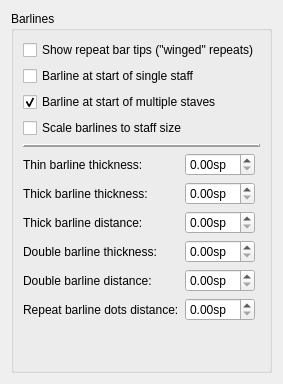
      <widget class="QWidget" name="PageBarlines">
       <layout class="QVBoxLayout" name="verticalLayout_17">
        <property name="spacing">
         <number>0</number>
        </property>
        <item>
         <widget class="QGroupBox" name="groupBox_8">
          <property name="title">
           <string>Barlines</string>
          </property>
          <layout class="QVBoxLayout" name="verticalLayout_26">
           <item>
            <layout class="QVBoxLayout" name="verticalLayout_25">
             <item>
              <widget class="QCheckBox" name="showRepeatBarTips">
               <property name="text">
                <string>Show repeat bar tips (&quot;winged&quot; repeats)</string>
               </property>
              </widget>
             </item>
             <item>
              <widget class="QCheckBox" name="showStartBarlineSingle">
               <property name="text">
                <string>Barline at start of single staff</string>
               </property>
              </widget>
             </item>
             <item>
              <widget class="QCheckBox" name="showStartBarlineMultiple">
               <property name="text">
                <string>Barline at start of multiple staves</string>
               </property>
               <property name="checked">
                <bool>true</bool>
               </property>
              </widget>
             </item>
             <item>
              <widget class="QCheckBox" name="scaleBarlines">
               <property name="text">
                <string>Scale barlines to staff size</string>
               </property>
              </widget>
             </item>
            </layout>
           </item>
           <item>
            <widget class="QFrame" name="frame">
             <property name="sizePolicy">
              <sizepolicy hsizetype="Expanding" vsizetype="Fixed">
               <horstretch>0</horstretch>
               <verstretch>0</verstretch>
              </sizepolicy>
             </property>
             <property name="frameShape">
              <enum>QFrame::HLine</enum>
             </property>
             <property name="frameShadow">
              <enum>QFrame::Raised</enum>
             </property>
             <property name="lineWidth">
              <number>2</number>
             </property>
            </widget>
           </item>
           <item>
            <layout class="QFormLayout" name="formLayout_2">
             <property name="fieldGrowthPolicy">
              <enum>QFormLayout::ExpandingFieldsGrow</enum>
             </property>
             <item row="0" column="0">
              <widget class="QLabel" name="label_82">
               <property name="text">
                <string>Thin barline thickness:</string>
               </property>
               <property name="buddy">
                <cstring>barWidth</cstring>
               </property>
              </widget>
             </item>
             <item row="0" column="1">
              <widget class="QDoubleSpinBox" name="barWidth">
               <property name="suffix">
                <string>sp</string>
               </property>
               <property name="singleStep">
                <double>0.010000000000000</double>
               </property>
              </widget>
             </item>
             <item row="1" column="0">
              <widget class="QLabel" name="label_83">
               <property name="text">
                <string>Thick barline thickness:</string>
               </property>
               <property name="buddy">
                <cstring>endBarWidth</cstring>
               </property>
              </widget>
             </item>
             <item row="1" column="1">
              <widget class="QDoubleSpinBox" name="endBarWidth">
               <property name="suffix">
                <string>sp</string>
               </property>
               <property name="singleStep">
                <double>0.010000000000000</double>
               </property>
              </widget>
             </item>
             <item row="2" column="0">
              <widget class="QLabel" name="label_84">
               <property name="text">
                <string>Thick barline distance:</string>
               </property>
               <property name="buddy">
                <cstring>endBarDistance</cstring>
               </property>
              </widget>
             </item>
             <item row="2" column="1">
              <widget class="QDoubleSpinBox" name="endBarDistance">
               <property name="suffix">
                <string>sp</string>
               </property>
               <property name="singleStep">
                <double>0.010000000000000</double>
               </property>
              </widget>
             </item>
             <item row="3" column="0">
              <widget class="QLabel" name="label_85">
               <property name="text">
                <string>Double barline thickness:</string>
               </property>
               <property name="buddy">
                <cstring>doubleBarWidth</cstring>
               </property>
              </widget>
             </item>
             <item row="3" column="1">
              <widget class="QDoubleSpinBox" name="doubleBarWidth">
               <property name="suffix">
                <string>sp</string>
               </property>
               <property name="singleStep">
                <double>0.010000000000000</double>
               </property>
              </widget>
             </item>
             <item row="4" column="0">
              <widget class="QLabel" name="label_86">
               <property name="text">
                <string>Double barline distance:</string>
               </property>
               <property name="buddy">
                <cstring>doubleBarDistance</cstring>
               </property>
              </widget>
             </item>
             <item row="4" column="1">
              <widget class="QDoubleSpinBox" name="doubleBarDistance">
               <property name="suffix">
                <string>sp</string>
               </property>
               <property name="singleStep">
                <double>0.010000000000000</double>
               </property>
              </widget>
             </item>
             <item row="5" column="0">
              <widget class="QLabel" name="repeatBarlineDotSeparationLbl">
               <property name="text">
                <string>Repeat barline dots distance:</string>
               </property>
               <property name="buddy">
                <cstring>repeatBarlineDotSeparation</cstring>
               </property>
              </widget>
             </item>
             <item row="5" column="1">
              <widget class="QDoubleSpinBox" name="repeatBarlineDotSeparation">
               <property name="suffix">
                <string>sp</string>
               </property>
               <property name="singleStep">
                <double>0.010000000000000</double>
               </property>
              </widget>
             </item>
            </layout>
           </item>
           <item>
            <spacer name="verticalSpacer_12">
             <property name="orientation">
              <enum>Qt::Vertical</enum>
             </property>
             <property name="sizeHint" stdset="0">
              <size>
               <width>20</width>
               <height>40</height>
              </size>
             </property>
            </spacer>
           </item>
          </layout>
         </widget>
        </item>
       </layout>
      </widget>
